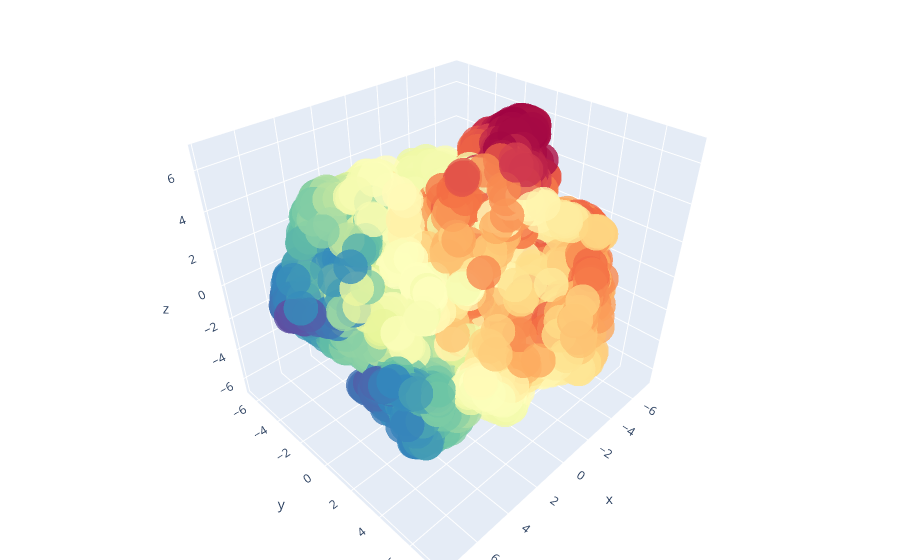

Write notebook code for a chart like this one.
### Code cell
# Visualization with plotly
x=pca_tsne2[:, 0]
y=pca_tsne2[:, 1]
z=pca_tsne2[:, 2]

fig = go.Figure(data=[go.Scatter3d(
    x=x,
    y=y,
    z=z,
    mode='markers',
    marker=dict(
        size=12,
        color=x,                # set color to an array/list of desired values
        colorscale='Spectral',   # choose a colorscale
        opacity=0.8
    )
)])

# tight layout
fig.update_layout(margin=dict(l=0, r=0, b=0, t=0))
fig.show()

### Figure 1 — Plotly figure (JSON) as saved in the notebook; plotly's stock layout.template omitted (floating-point values rounded to 4 significant figures; data arrays with more than 128 entries replaced by an {"elided": "..."} marker saying what was removed)
{"data": [{"marker": {"color": {"elided": "10000 float values"}, "colorscale": [[0, "rgb(158,1,66)"], [0.1, "rgb(213,62,79)"], [0.2, "rgb(244,109,67)"], [0.3, "rgb(253,174,97)"], [0.4, "rgb(254,224,139)"], [0.5, "rgb(255,255,191)"], [0.6, "rgb(230,245,152)"], [0.7, "rgb(171,221,164)"], [0.8, "rgb(102,194,165)"], [0.9, "rgb(50,136,189)"], [1, "rgb(94,79,162)"]], "opacity": 0.8, "size": 12}, "mode": "markers", "type": "scatter3d", "x": {"elided": "10000 float values"}, "y": {"elided": "10000 float values"}, "z": {"elided": "10000 float values"}}], "layout": {"margin": {"b": 0, "l": 0, "r": 0, "t": 0}}}
